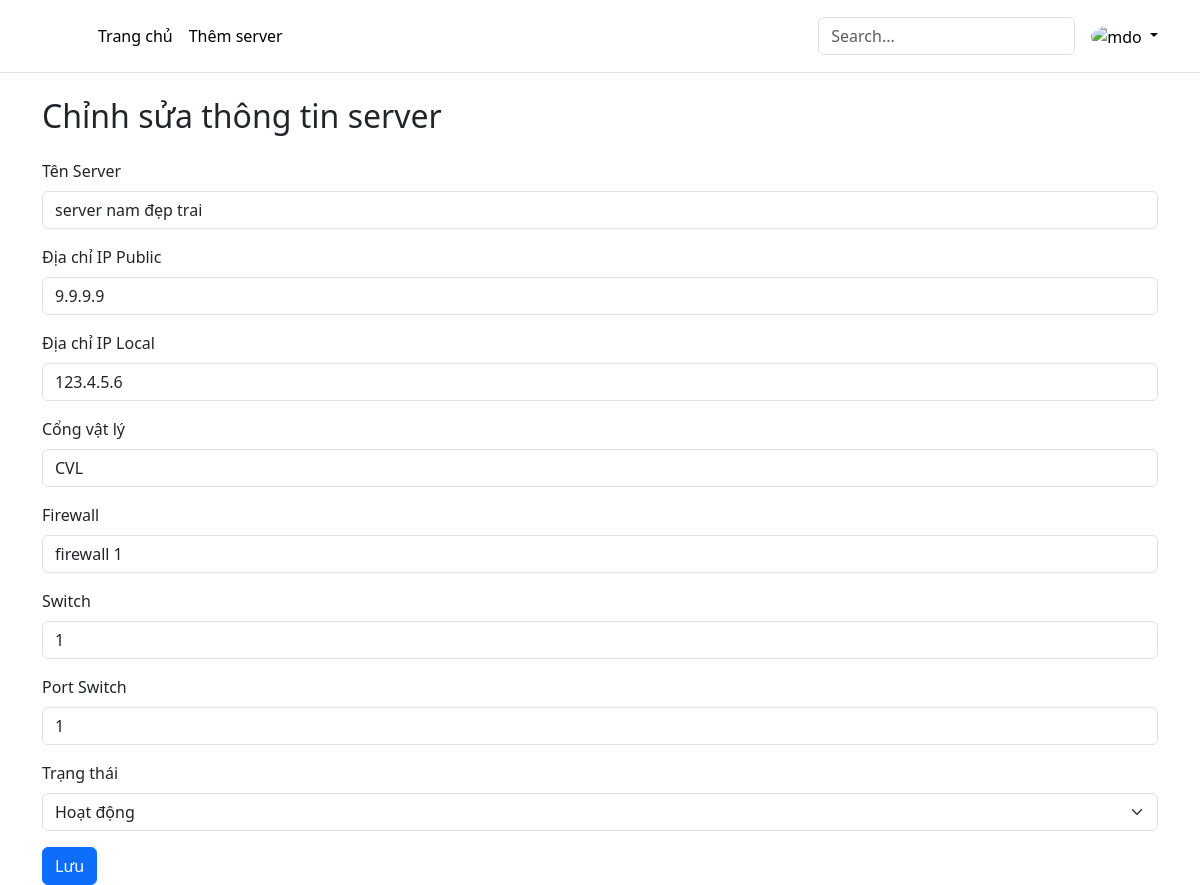
/edit.php?id=10, run on the app's committed database.
### tables this page shows
CREATE TABLE `server` (
      `id`	INTEGER NOT NULL UNIQUE,
      `service`	TEXT,
      `ip_public`	varchar,
      `ip_local`	varchar,
      `physical_host`	varchar,
      `firewall`	varchar,
      `switch`	varchar,
      `port_switch`	varchar,
      `status`	INTEGER,
      PRIMARY KEY(`id` AUTOINCREMENT)
  );

### includes/database.php (called while the page is built, shortened)
<?php
$conn = new PDO('sqlite:'.$_SERVER['DOCUMENT_ROOT'].'/HAPROXY/data/database.sqlite');
$conn->setAttribute(PDO::ATTR_ERRMODE, PDO::ERRMODE_EXCEPTION);
function query($sql, $data = [],$check = false){
    global $conn;
    $result = false;
    try {
        $statement = $conn -> prepare($sql);
        if(!empty($data)){
            $result = $statement -> execute($data);
        }else{
            $result = $statement -> execute();
        }
    } catch (Exception $e) {
        echo $e ->getMessage() .'<br>';
        echo 'file: '.$e->getFile();
        echo 'line: '.$e->getLine();
    }
    if($check){
        return $statement;
    }
    return $result;
}
function getAll($sql){
    $result = query($sql, '',true);
    if(is_object($result)){
        $dataFetch = $result->fetchAll(PDO::FETCH_ASSOC);
    }
    return $dataFetch;
}

### edit.php (the view, shortened to what this page needs)
<!DOCTYPE html>
<html lang="en">
<head>
    <link rel="stylesheet" href="https://cdnjs.cloudflare.com/ajax/libs/font-awesome/6.5.2/css/all.min.css">
    <link href="https://cdn.jsdelivr.net/npm/bootstrap@5.3.3/dist/css/bootstrap.min.css" rel="stylesheet">
</head>
<body>
<header class="p-3 mb-3 border-bottom">
    <div class="container">
        <div class="d-flex flex-wrap align-items-center justify-content-center justify-content-lg-start">
            <a href="#" class="d-flex align-items-center mb-2 mb-lg-0 link-body-emphasis text-decoration-none">
                <svg class="bi me-2" width="40" height="32" role="img" aria-label="Bootstrap"><use xlink:href="#bootstrap"></use></svg>
            </a>
            <ul class="nav col-12 col-lg-auto me-lg-auto mb-2 justify-content-center mb-md-0">
                <li><a href="index.php" class="nav-link px-2 link-body-emphasis">Trang chủ</a></li>
                <li><a href="add.php" class="nav-link px-2 link-body-emphasis">Thêm server</a></li>
            </ul>
            <form class="col-12 col-lg-auto mb-3 mb-lg-0 me-lg-3" role="search">
                <input type="search" class="form-control" placeholder="Search..." aria-label="Search">
            </form>
            <div class="dropdown text-end">
                <a href="#" class="d-block link-body-emphasis text-decoration-none dropdown-toggle" data-bs-toggle="dropdown" aria-expanded="false">
                    <img src="https://github.com/mdo.png" alt="mdo" width="32" height="32" class="rounded-circle">
                </a>
            </div>
        </div>
    </div>
</header>
<?php
include './includes/database.php';
if (isset($_GET['id'])) {
    $listServer = getAll("SELECT * FROM `server` WHERE id = '".$_GET['id']."' LIMIT 1");
}
?>
<div class="container">
    <h2 class="my-4">Chỉnh sửa thông tin server</h2>
    <form method="post">
    <?php foreach ($listServer as $row): ?>
        <div class="mb-3">
            <label for="server" class="form-label">Tên Server</label>
            <input type="text" class="form-control" id="service" name="service" value='<?php echo $row['service'];?>'>
        </div>
        <div class="mb-3">
            <label for="ip_public" class="form-label">Địa chỉ IP Public</label>
            <input type="text" class="form-control" id="ip_public" name="ip_public" value="<?php echo $row['ip_public']; ?>">
        </div>
        <div class="mb-3">
            <label for="ip_local" class="form-label">Địa chỉ IP Local</label>
            <input type="text" class="form-control" id="ip_local" name="ip_local" value="<?php echo $row['ip_local']; ?>">
        </div>
        <div class="mb-3">
            <label for="physical_host" class="form-label">Cổng vật lý</label>
            <input type="text" class="form-control" id="physical_host" name="physical_host" value="<?php echo $row['physical_host']; ?>">
        </div>
        <div class="mb-3">
            <label for="firewall" class="form-label">Firewall</label>
            <input type="text" class="form-control" id="firewall" name="firewall" value="<?php echo $row['firewall']; ?>">
        </div>
        <div class="mb-3">
            <label for="switch" class="form-label">Switch</label>
            <input type="text" class="form-control" id="switch" name="switch" value="<?php echo $row['switch']; ?>">
        </div>
        <div class="mb-3">
            <label for="port_switch" class="form-label">Port Switch</label>
            <input type="text" class="form-control" id="port_switch" name="port_switch" value="<?php echo $row['port_switch']; ?>">
        </div>
        <div class="mb-3">
            <label for="status" class="form-label">Trạng thái</label>
            <select class="form-select" id="status" name="status">
                <option value="0" <?php if ($row['status'] == 0) echo 'selected'; ?>>Hoạt động</option>
            </select>
        </div>
        <?php endforeach; ?>
        <button type="submit" class="btn btn-primary">Lưu</button>
    </form>
</div>
</body>
</html>

### data on the page
server: service "server nam đẹp trai", ip_public "9.9.9.9", ip_local "123.4.5.6", physical_host "CVL", firewall "firewall 1", switch "1", port_switch "1", status "Hoạt động"
